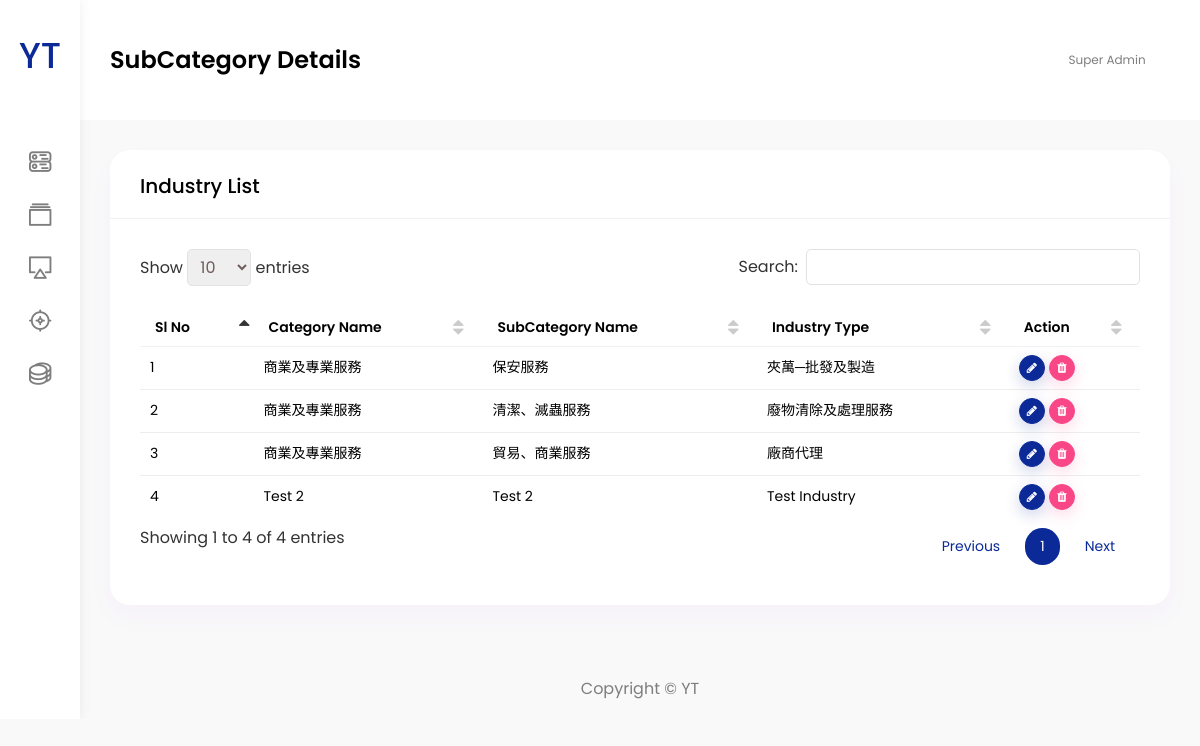
Page /admin/view_industry.php (signed in) on the committed database.
### tables this page shows
CREATE TABLE `category` (
  `category_id` int(11) NOT NULL,
  `category_name` varchar(255) NOT NULL,
  `created_at` datetime NOT NULL,
  `updated_at` datetime NOT NULL
);

CREATE TABLE `sub_category` (
  `sub_cat_id` int(11) NOT NULL,
  `cat_id` int(11) NOT NULL,
  `sub_cat_name` varchar(255) NOT NULL,
  `created_at` datetime NOT NULL,
  `updated_at` datetime NOT NULL
);

CREATE TABLE `industry_type` (
  `industry_type_id` int(11) NOT NULL,
  `industry_name` varchar(255) NOT NULL,
  `cat_id` int(50) NOT NULL,
  `sub_cat_id` int(50) NOT NULL,
  `created_at` datetime NOT NULL,
  `updated_at` datetime NOT NULL
);

### admin/include/DBController.php (called while the page is built, shortened)
<?php
class DBController {
    private $host = "localhost";
    private $user = "root";
    private $password = "";
    private $database = "yt";
    private $conn;
    function __construct() {
        $this->conn = $this->connectDB();
    }
    function connectDB() {
        $conn = mysqli_connect($this->host,$this->user,$this->password,$this->database);
        return $conn;
    }
    function runQuery($query) {
        $result = mysqli_query($this->conn,$query);
        while($row=mysqli_fetch_assoc($result)) {
            $resultset[] = $row;
        }
        if(!empty($resultset))
            return $resultset;
    }
    function numRows($query) {
        $result  = mysqli_query($this->conn,$query);
        $rowcount = mysqli_num_rows($result);
        return $rowcount;
    }
}

### admin/view_industry.php (the view, shortened to what this page needs)
<?php
include('include/DBController.php');
$db = new DBController();
?>
<!DOCTYPE html>
<html lang="en">
<head>
    <?php include('include/css.php'); ?>
</head>
<body>
<div id="main-wrapper">
    <?php include('include/navbar_header.php'); ?>
    <div class="header">
        <div class="header-content">
            <nav class="navbar navbar-expand">
                <div class="collapse navbar-collapse justify-content-between">
                    <div class="header-left">
                        <div class="dashboard_bar">
                            SubCategory Details
                        </div>
                    </div>
                    <?php include('include/header.php'); ?>
                </div>
            </nav>
        </div>
    </div>
    <?php include('include/sidebar.php'); ?>
    <div class="content-body">
        <div class="container-fluid">
            <div class="row">
                <div class="col-xl-12 col-xxl-12">
                    <?php
                    if (isset($_GET['edit'])) {
                        $id = $_GET['edit'];
                        $fetch_industry_details = $db->runQuery("select * from industry_type where industry_type_id = '$id'");
                        $cat_id = $fetch_industry_details[0]['cat_id'];
                        $sub_cat_id = $fetch_industry_details[0]['sub_cat_id'];
                        $fetch_cat_name = $db->runQuery("select * from category where category_id = '$cat_id'");
                        $fetch_sub_cat_name = $db->runQuery("select * from sub_category where sub_cat_id = '$sub_cat_id'");
                        ?>
                        <div class="card">
                            <div class="card-header">
                                <h4 class="card-title">Edit Industry</h4>
                            </div>
                            <div class="card-body">
                                <div class="basic-form">
                                    <form action="Update" method="POST">
                                        <input type="hidden" name="id" value="<?php echo $id; ?>">
                                        <div class="form-group row">
                                            <label class="col-sm-3 col-form-label">Select Category Name</label>
                                            <div class="col-sm-9">
                                                <select class="form-control default-select" id="sel1" required name="cat_id">
                                                    <option value="<?php echo $cat_id;?>"><?php echo $fetch_cat_name[0]['category_name'];?></option>
                                                    <?php
                                                    $fetch_cat = $db->runQuery("select * from category order by category_id desc");
                                                    $no_fetch_cat = $db->numRows("select * from category order by category_id desc");
                                                    for ($i=0; $i<$no_fetch_cat; $i++){
                                                        ?>
                                                        <option value="<?php echo $fetch_cat[$i]['category_id'];?>"><?php echo $fetch_cat[$i]['category_name'];?></option>
                                                        <?php
                                                    }
                                                    ?>
                                                </select>
                                            </div>
                                        </div>
                                        <div class="form-group row">
                                            <label class="col-sm-3 col-form-label">Select SubCategory Name</label>
                                            <div class="col-sm-9">
                                                <select class="form-control default-select" id="sel1" required name="sub_cat_id">
                                                    <option value="<?php echo $sub_cat_id;?>"><?php echo $fetch_sub_cat_name[0]['sub_cat_name'];?></option>
                                                    <?php
                                                    $fetch_sub_cat = $db->runQuery("select * from sub_category order by sub_cat_id desc");
                                                    $no_fetch_sub_cat = $db->numRows("select * from sub_category order by sub_cat_id desc");
                                                    for ($i=0; $i<$no_fetch_sub_cat; $i++){
                                                        ?>
                                                        <option value="<?php echo $fetch_sub_cat[$i]['sub_cat_id'];?>"><?php echo $fetch_sub_cat[$i]['sub_cat_name'];?></option>
                                                        <?php
                                                    }
                                                    ?>
                                                </select>
                                            </div>
                                        </div>
                                        <div class="form-group row">
                                            <label class="col-sm-3 col-form-label">SubCategory Name</label>
                                            <div class="col-sm-9">
                                                <input type="text" name="industry_name" class="form-control"
                                                       value="<?php echo $fetch_industry_details[0]['industry_name']; ?>">
                                            </div>
                                        </div>
                                        <div class="form-group row">
                                            <div class="col-sm-10">
                                                <button type="submit" name="update_industry" class="btn btn-primary">Update
                                                </button>
                                            </div>
                                        </div>
                                    </form>
                                </div>
                            </div>
                        </div>
                        <?php
                    } else {
                        ?>
                        <div class="card">
                            <div class="card-header">
                                <h4 class="card-title">Industry List</h4>
                            </div>
                            <div class="card-body">
                                <div class="table-responsive">
                                    <table id="example3" class="display min-w850">
                                        <thead>
                                        <tr>
                                            <th>Sl No</th>
                                            <th>Category Name</th>
                                            <th>SubCategory Name</th>
                                            <th>Industry Type</th>
                                            <th>Action</th>
                                        </tr>
                                        </thead>
                                        <tbody>
                                        <?php
                                        $fetch_industry = $db->runQuery("select * from category,sub_category,industry_type where category.category_id = industry_type.cat_id and sub_category.sub_cat_id = industry_type.sub_cat_id order by industry_type.cat_id desc");
                                        $no_fetch_industry = $db->numRows("select * from category,sub_category,industry_type where category.category_id = industry_type.cat_id and sub_category.sub_cat_id = industry_type.sub_cat_id order by industry_type.cat_id desc");
                                        for ($i = 0; $i < $no_fetch_industry; $i++) {
                                            ?>
                                            <tr>
                                                <td><?php echo $i + 1; ?></td>
                                                <td><?php echo $fetch_industry[$i]['category_name']; ?></td>
                                                <td><?php echo $fetch_industry[$i]['sub_cat_name']; ?></td>
                                                <td><?php echo $fetch_industry[$i]['industry_name']; ?></td>
                                                <td>
                                                    <div class="d-flex">
                                                        <a href="View_Industry?edit=<?php echo $fetch_industry[$i]['industry_type_id']; ?>"
                                                           class="btn btn-primary shadow btn-xs sharp mr-1"><i
                                                                class="fa fa-pencil"></i></a>
                                                        <a href="Delete?industry_id=<?php echo $fetch_industry[$i]['industry_type_id'];?>"
                                                           class="btn btn-danger shadow btn-xs sharp"><i
                                                                class="fa fa-trash"></i></a>
                                                    </div>
                                                </td>
                                            </tr>
                                            <?php
                                        }
                                        ?>
                                        </tbody>
                                    </table>
                                </div>
                            </div>
                        </div>
                        <?php
                    }
                    ?>
                </div>
            </div>
        </div>
    </div>
    <?php include('include/footer.php'); ?>
</div>
</body>
</html>

### rows in the picture
category: category_name "商業及專業服務", sub_category.sub_cat_name "保安服務", industry_type.industry_name "夾萬─批發及製造", sub_category.sub_cat_name "清潔、滅蟲服務", industry_type.industry_name "廢物清除及處理服務", sub_category.sub_cat_name "貿易、商業服務", industry_type.industry_name "廠商代理"
category: category_name "Test 2", sub_category.sub_cat_name "Test 2", industry_type.industry_name "Test Industry"
